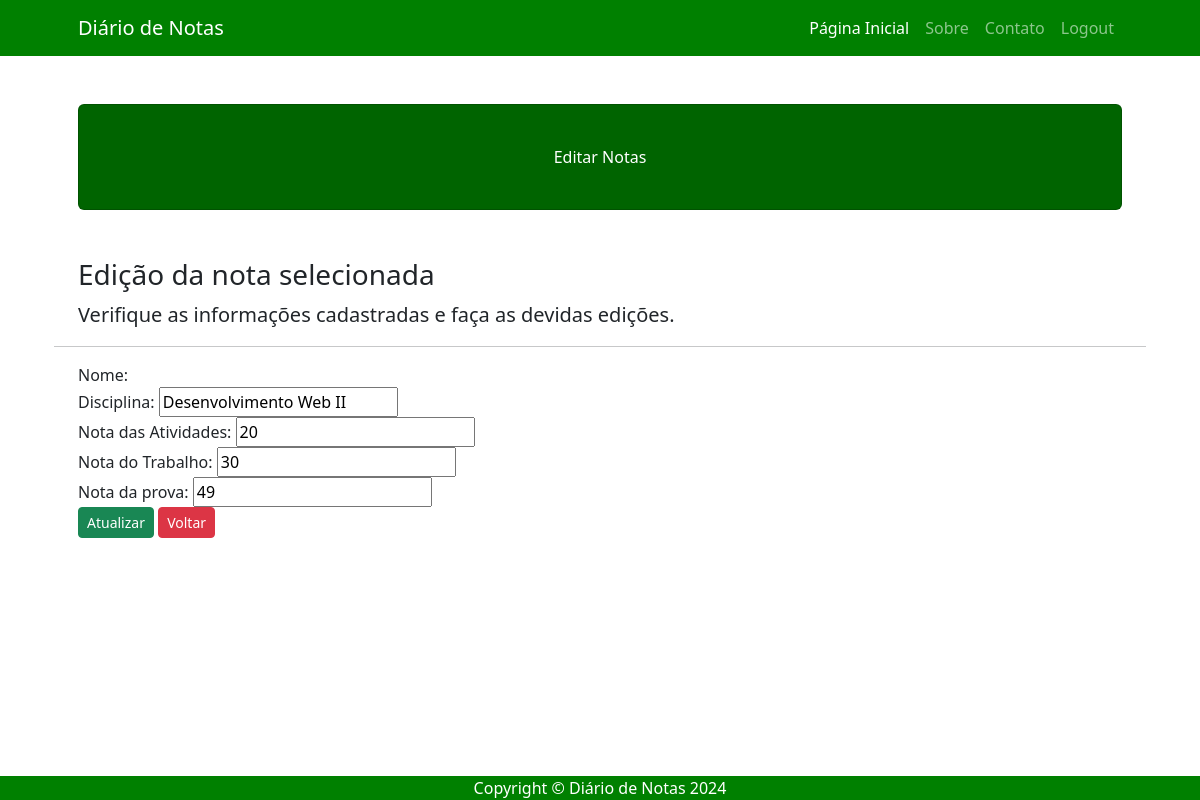
The app's page /editar_verificacao/4 (signed in) with its own data.
### usuarios/models.py (models this page shows)
class Nota(models.Model):
    nome_aluno = models.CharField(max_length = 200)
    disciplina = models.CharField(max_length = 200)
    nota_atividades = models.IntegerField(default = 0)
    nota_trabalho = models.IntegerField(default = 0)
    nota_prova = models.IntegerField(default = 0)
    media = models.IntegerField(blank = True, default = 0)

### usuarios/views.py (the view)
# urls.py: path('editar_verificacao/<int:pk>', views.editar_verificacao, name = 'editar_verificacao'),
def editar_verificacao(request, pk):
    if request.method == "GET":
        if request.user.is_authenticated:
            lista_notas = Nota.objects.get(pk=pk)
            dicionario_notas = {'lista_notas':lista_notas}
            return render(request, 'usuarios/editar.html', dicionario_notas)
        else:
            return HttpResponse("Faça o login para acessar!")

### usuarios/templates/usuarios/editar.html (shortened to what this page needs)
{% extends 'usuarios/base.html' %}
{% block titulo %}Editar Notas{% endblock %}
{% block conteudo %}
<h3>Edição da nota selecionada</h3>
<p class="lead">Verifique as informações cadastradas e faça as devidas edições.</p>
<hr>
<form action = "{% url 'editar' lista_notas.pk %}" method = "POST">
    <div class="form-register">
        <label for = "userName">Nome:</label>
    </div>
    <div class = "form-register">
        <label for = "disciplinaName">Disciplina:</label>
        <input type = "text" id = "disciplinaName" name = "disciplina" value = "{{ lista_notas.disciplina }}">
    </div>
    <div class = "form-register">
        <label for = "notaAtividades">Nota das Atividades:</label>
        <input type = "text" id = "notaAtividades" name = "nota_atividades" value = "{{ lista_notas.nota_atividades }} ">
    </div>
    <div class = "form-register">
        <label for = "notaTrabalho">Nota do Trabalho:</label>
        <input type = "text" id = "notaTrabalho" name = "nota_trabalho" value = "{{ lista_notas.nota_trabalho }}">
    </div>
    <div class = "form-register">
        <label for = "notaProva">Nota da prova:</label>
        <input type = "text" id = "notaProva" name = "nota_prova" value = "{{ lista_notas.nota_prova }}">
    </div>
    <div class = "update">
        <button type = "submit" class = "btn btn-success btn-sm">Atualizar</button>
        <a href="{% url 'alterar' %}" class = "btn btn-danger btn-sm">Voltar</a>
    </div>
</form>
{% endblock %}

### records on screen
Nota: disciplina "Desenvolvimento Web II", nota_atividades "20", nota_trabalho "30", nota_prova "49"
